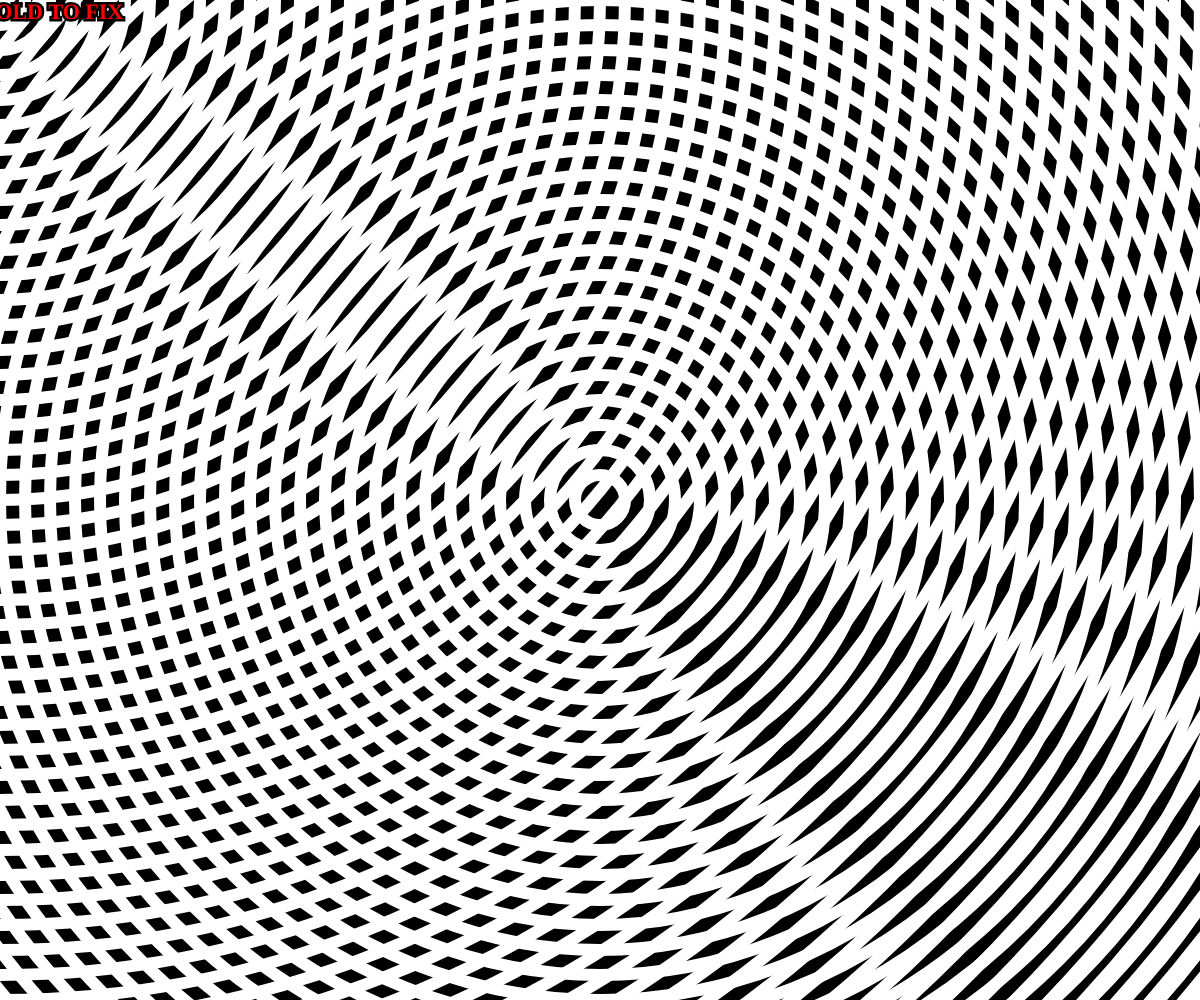
Frame 1 (no input)
Frame 60 (no input): identical to frame 1, image omitted
Frame 120 (the mouse pressed at the canvas centre since frame 60): blank canvas, image omitted

The p5.js sketch that drew this single still picture (run headless with seeded random() and noise() and a simulated clock; from frame 60 on, the mouse is pressed at the canvas centre):

// p5.js sketch
// ── sketch.js
const num = 100;

function setup() {
  createCanvas(windowWidth, windowHeight);
  textFont('Space Mono');
  
}

function draw() {
  let bgColor = map(mouseX, 0, width, 0, 255);
  let fillColor = map(mouseX, 0, width, 255, 0);
  let sw = 12;
  background(bgColor);
  strokeWeight(sw);
  noFill();

  // Hide Everything
  let hide = 0;
  sw = 12;
  if (mouseIsPressed) {
  hide = 255;
  sw = 0;
  str = 'YAY!';
  } else {
  hide = 0;
  sw = 12;
  str = 'EYES HURTING?\nCLICK & HOLD TO FIX';
  }

  // Circles
  noFill();
  for (let i=0; i<num; i++) {
    stroke(fillColor);
    strokeWeight(sw);
    let cw = 50 + i * 50;
    circle(width/2, height/2, cw);
    circle(mouseX, mouseY, cw);

  }
  // Text Follows Mouse
  strokeWeight(5);
  stroke(bgColor);
  fill(255,0,0);
  textSize(22);
  textStyle(BOLD);
  textAlign(CENTER, CENTER);
  text(str, mouseX, mouseY);
  

}


function windowResized() {
  resizeCanvas(windowWidth, windowHeight);
}
